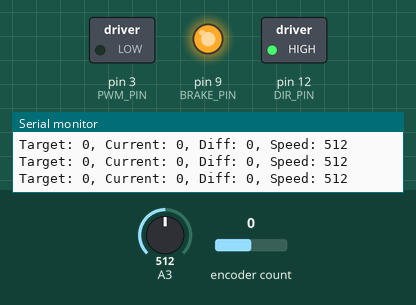
Bench run of a sketch on a simulated Arduino Uno, built with avr-gcc and run on an emulated ATmega328P. Parts: switched loads named in the sketch (green lamp = pin HIGH), output pins drawn as LEDs (lit = HIGH), the last lines printed to the serial monitor. The test bench sets the inputs (shaded band); at power-on: encoder count 0, A3 = 512.

Above: at 1.3 s.
1.4 s: encoder count set to 4
At 2.2 s:
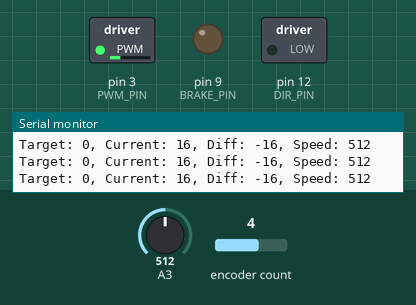
2.9 s: encoder count set to 5
At 3.4 s:
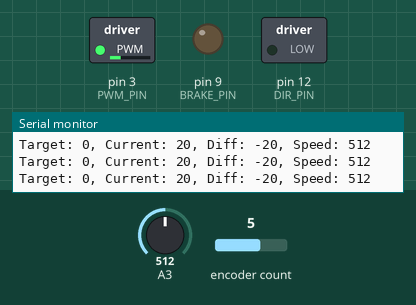
Timing chart, 0 to 5.9 s (numbered marks = the images above; inputs shaded):
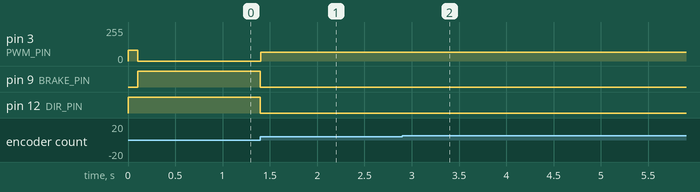

Measured:
- after the input at 1.4 s, pin 3 (PWM_PIN): 0/255 → 65/255 at once; pin 9 (BRAKE_PIN), pin 12 (DIR_PIN): HIGH → LOW at once
- after the input at 2.9 s, pin 3 (PWM_PIN): 65/255 → 67/255 at once

The sketch:

RackExtentionControl.ino
```cpp
#define ENCODER_OPTIMIZE_INTERRUPTS
#include <Encoder.h>

// --- Constant Definitions ---
#define SPEED 250         // Maximum motor speed
#define ENCODERPIN1_1 2   // Pin for Encoder A output
#define ENCODERPIN1_2 4   // Pin for Encoder B output
#define DEAD_ZONE 4       // Dead zone for stopping the motor (errors within this range are ignored)

// --- Motor control pins ---
const int DIR_PIN = 12;   // Pin to control rotation direction
const int BRAKE_PIN = 9;  // Pin to control the brake
const int PWM_PIN = 3;    // Pin to control spped via PWM

// --- Global variables ---
Encoder myEnc(ENCODERPIN1_1, ENCODERPIN1_2);

long pos = 0;       // Current encoder position
long targetPos = 0; // Target encoder position

// Array for the oving average filter
int speeds[100];
const int speeds_len = 10;
int speeds_index = 0;

// Variables for the trapezoidal velocity profile
long move_startingPos = 0; // Position at which the current movement started

// --- Function to compute the moving average ---
int moving_average(int data) {
  speeds[speeds_index] = data;
  speeds_index++;
  if (speeds_index >= speeds_len) {
    speeds_index = 0;
  }

  long sum = 0; // Use long type since the sum can become large
  for (int i = 0; i < speeds_len; i++) {
    sum += speeds[i];
  }
  return sum / speeds_len;
}

void setup() {
  Serial.begin(115200);

  // Set motor control pins as outputs
  pinMode(DIR_PIN, OUTPUT);
  pinMode(BRAKE_PIN, OUTPUT);
  pinMode(PWM_PIN, OUTPUT);

  // Initialize the moving average array with zeros
  for (int i = 0; i < speeds_len; i++) {
    speeds[i] = 0;
  }


  // --- Motor initial positioning (homing) ---
  // Determine the origin by pressing the motor against a physical stop (e.g., a wall)
  // Set to HIGH to match the rotation direction used in the loop
  digitalWrite(DIR_PIN, HIGH);
  digitalWrite(BRAKE_PIN, LOW);
  analogWrite(PWM_PIN, 80);    // Rotate at low speed

  long time = millis();
  long lastPos = myEnc.read();

  while (true) {
    long currentPos = myEnc.read();
    // Reset the timer if the encoder value changes
    if (currentPos != lastPos) {
      lastPos = currentPos;
      time = millis();
    }
    // If there is no change in the encoder value for more than 100 ms, assume the motor has stopped
    if (millis() - time > 100) {
      digitalWrite(BRAKE_PIN, HIGH); // Activate brake
      analogWrite(PWM_PIN, 0);       // Stop PWM output
      myEnc.write(0);                // Reset the current position to the origin (0)
      break;
    }
  }

  Serial.println("Initialized");
  pos = myEnc.read();
  Serial.println(pos);
}

void loop() {
  // Read the current encoder position
  pos = myEnc.read();

  // Receive the target position from serial communication (semicolon-separated)
  if (Serial.available() > 0) {
    String str = Serial.readStringUntil(';');
    long newTargetPos = str.toInt();
    // Limit the movable range (from 0 to -1800)
    newTargetPos = constrain(newTargetPos, -2500, 0);

    // If a new target value is set, start a new movement
    if (newTargetPos != targetPos) {
        targetPos = newTargetPos;
        move_startingPos = pos; // Record the current position as the movement start position
    }
  }

  // --- Motor control ---
  // Calculate the difference between the target position and the current position
  int diff = targetPos - pos;

  // Drive the motor only if the difference exceeds the dead zone
  if (abs(diff) > DEAD_ZONE) {
    // 1. Determine rotation direction
    if (diff > 0) {
      digitalWrite(DIR_PIN, HIGH); // Forward rotation
    } else {
      digitalWrite(DIR_PIN, LOW);  // Reverse rotation
    }
    digitalWrite(BRAKE_PIN, LOW); // Release brake

    // Calculate speed using a trapezoidal velocity profile
    const int ACCEL_DECEL_DISTANCE = 400; // Distance used for acceleration and decceleration
    const int MIN_SPEED = 60;             // Minimum speed

    long distance_traveled = abs(pos - move_startingPos); // Distance traveled since movement started
    long distance_remaining = abs(targetPos - pos);      // Remaining distance to the target

    int changeSpeed = SPEED; // Default is maximum speed (constant velocity phase)

    // Deceleration phase: when approaching the target position
    if (distance_remaining < ACCEL_DECEL_DISTANCE) {
      changeSpeed = map(distance_remaining, DEAD_ZONE, ACCEL_DECEL_DISTANCE, MIN_SPEED, SPEED);
    }
    // Acceleration phase: immediately after movement starts
    else if (distance_traveled < ACCEL_DECEL_DISTANCE) {
      changeSpeed = map(distance_traveled, 0, ACCEL_DECEL_DISTANCE, MIN_SPEED, SPEED);
    }

    changeSpeed = constrain(changeSpeed, MIN_SPEED, SPEED); // Constrain the speed between MIN_SPEED and SPEED

    // 3. Smooth the speed using a moving average
    int smoothedSpeed = moving_average(changeSpeed);

    // 4. Output to the motor
    analogWrite(PWM_PIN, smoothedSpeed);

  } else {
    // Apply the brake once the target position is reached
    digitalWrite(BRAKE_PIN, HIGH);
    analogWrite(PWM_PIN, 0);
    // Reset the moving average array when stopped
    for (int i = 0; i < speeds_len; i++) {
        speeds[i] = 0;
    }
  }

  // Output debug information every 100 ms
  static unsigned long lastPrintTime = 0;
  if (millis() - lastPrintTime > 100) {
    Serial.print("Target: "); Serial.print(targetPos);
    Serial.print(", Current: "); Serial.print(pos);
    Serial.print(", Diff: "); Serial.print(diff);
    Serial.print(", Speed: "); Serial.println(analogRead(PWM_PIN));
    lastPrintTime = millis();
  }
}
```
